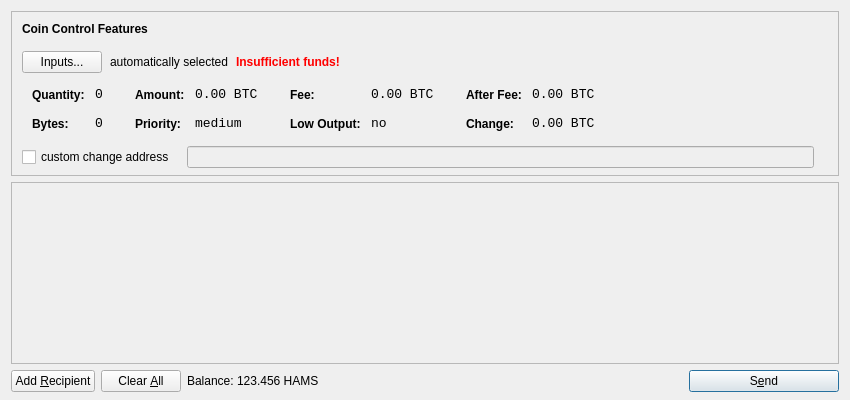
<?xml version="1.0" encoding="UTF-8"?>
<ui version="4.0">
 <class>SendCoinsDialog</class>
 <widget class="QDialog" name="SendCoinsDialog">
  <property name="geometry">
   <rect>
    <x>0</x>
    <y>0</y>
    <width>850</width>
    <height>400</height>
   </rect>
  </property>
  <property name="windowTitle">
   <string>Send Coins</string>
  </property>
  <layout class="QVBoxLayout" name="verticalLayout" stretch="0,1,0">
   <property name="bottomMargin">
    <number>8</number>
   </property>
   <item>
    <widget class="QFrame" name="frameCoinControl">
     <property name="sizePolicy">
      <sizepolicy hsizetype="Expanding" vsizetype="Expanding">
       <horstretch>0</horstretch>
       <verstretch>0</verstretch>
      </sizepolicy>
     </property>
     <property name="maximumSize">
      <size>
       <width>16777215</width>
       <height>16777215</height>
      </size>
     </property>
     <property name="frameShape">
      <enum>QFrame::StyledPanel</enum>
     </property>
     <property name="frameShadow">
      <enum>QFrame::Sunken</enum>
     </property>
     <layout class="QVBoxLayout" name="verticalLayoutCoinControl2">
      <property name="spacing">
       <number>-1</number>
      </property>
      <property name="leftMargin">
       <number>0</number>
      </property>
      <property name="topMargin">
       <number>0</number>
      </property>
      <property name="rightMargin">
       <number>0</number>
      </property>
      <property name="bottomMargin">
       <number>6</number>
      </property>
      <item>
       <layout class="QVBoxLayout" name="verticalLayoutCoinControl" stretch="0,0,0,0,1">
        <property name="spacing">
         <number>0</number>
        </property>
        <property name="leftMargin">
         <number>10</number>
        </property>
        <property name="topMargin">
         <number>10</number>
        </property>
        <item>
         <layout class="QHBoxLayout" name="horizontalLayoutCoinControl1">
          <property name="bottomMargin">
           <number>15</number>
          </property>
          <item>
           <widget class="QLabel" name="labelCoinControlFeatures">
            <property name="sizePolicy">
             <sizepolicy hsizetype="Preferred" vsizetype="Maximum">
              <horstretch>0</horstretch>
              <verstretch>0</verstretch>
             </sizepolicy>
            </property>
            <property name="font">
             <font>
              <weight>75</weight>
              <bold>true</bold>
             </font>
            </property>
            <property name="styleSheet">
             <string notr="true">font-weight:bold;</string>
            </property>
            <property name="text">
             <string>Coin Control Features</string>
            </property>
           </widget>
          </item>
         </layout>
        </item>
        <item>
         <layout class="QHBoxLayout" name="horizontalLayoutCoinControl2" stretch="0,0,0,0">
          <property name="spacing">
           <number>8</number>
          </property>
          <property name="bottomMargin">
           <number>10</number>
          </property>
          <item>
           <widget class="QPushButton" name="pushButtonCoinControl">
            <property name="styleSheet">
             <string notr="true"/>
            </property>
            <property name="text">
             <string>Inputs...</string>
            </property>
           </widget>
          </item>
          <item>
           <widget class="QLabel" name="labelCoinControlAutomaticallySelected">
            <property name="text">
             <string>automatically selected</string>
            </property>
            <property name="margin">
             <number>5</number>
            </property>
           </widget>
          </item>
          <item>
           <widget class="QLabel" name="labelCoinControlInsuffFunds">
            <property name="font">
             <font>
              <weight>75</weight>
              <bold>true</bold>
             </font>
            </property>
            <property name="styleSheet">
             <string notr="true">color:red;font-weight:bold;</string>
            </property>
            <property name="text">
             <string>Insufficient funds!</string>
            </property>
            <property name="margin">
             <number>5</number>
            </property>
           </widget>
          </item>
          <item>
           <spacer name="horizontalSpacerCoinControl">
            <property name="orientation">
             <enum>Qt::Horizontal</enum>
            </property>
            <property name="sizeHint" stdset="0">
             <size>
              <width>40</width>
              <height>1</height>
             </size>
            </property>
           </spacer>
          </item>
         </layout>
        </item>
        <item>
         <widget class="QWidget" name="widgetCoinControl" native="true">
          <property name="sizePolicy">
           <sizepolicy hsizetype="Preferred" vsizetype="Preferred">
            <horstretch>0</horstretch>
            <verstretch>0</verstretch>
           </sizepolicy>
          </property>
          <property name="minimumSize">
           <size>
            <width>0</width>
            <height>0</height>
           </size>
          </property>
          <property name="styleSheet">
           <string notr="true"/>
          </property>
          <layout class="QHBoxLayout" name="horizontalLayoutCoinControl5">
           <property name="margin">
            <number>0</number>
           </property>
           <item>
            <layout class="QHBoxLayout" name="horizontalLayoutCoinControl3" stretch="0,0,0,1">
             <property name="spacing">
              <number>20</number>
             </property>
             <property name="topMargin">
              <number>0</number>
             </property>
             <property name="bottomMargin">
              <number>10</number>
             </property>
             <item>
              <layout class="QFormLayout" name="formLayoutCoinControl1">
               <property name="horizontalSpacing">
                <number>10</number>
               </property>
               <property name="verticalSpacing">
                <number>14</number>
               </property>
               <property name="leftMargin">
                <number>10</number>
               </property>
               <property name="topMargin">
                <number>4</number>
               </property>
               <property name="rightMargin">
                <number>6</number>
               </property>
               <item row="0" column="0">
                <widget class="QLabel" name="labelCoinControlQuantityText">
                 <property name="styleSheet">
                  <string notr="true">font-weight:bold;</string>
                 </property>
                 <property name="text">
                  <string>Quantity:</string>
                 </property>
                 <property name="margin">
                  <number>0</number>
                 </property>
                </widget>
               </item>
               <item row="0" column="1">
                <widget class="QLabel" name="labelCoinControlQuantity">
                 <property name="font">
                  <font>
                   <family>Monospace</family>
                   <pointsize>10</pointsize>
                  </font>
                 </property>
                 <property name="cursor">
                  <cursorShape>IBeamCursor</cursorShape>
                 </property>
                 <property name="contextMenuPolicy">
                  <enum>Qt::ActionsContextMenu</enum>
                 </property>
                 <property name="text">
                  <string notr="true">0</string>
                 </property>
                 <property name="margin">
                  <number>0</number>
                 </property>
                 <property name="textInteractionFlags">
                  <set>Qt::LinksAccessibleByMouse|Qt::TextSelectableByKeyboard|Qt::TextSelectableByMouse</set>
                 </property>
                </widget>
               </item>
               <item row="1" column="0">
                <widget class="QLabel" name="labelCoinControlBytesText">
                 <property name="styleSheet">
                  <string notr="true">font-weight:bold;</string>
                 </property>
                 <property name="text">
                  <string>Bytes:</string>
                 </property>
                </widget>
               </item>
               <item row="1" column="1">
                <widget class="QLabel" name="labelCoinControlBytes">
                 <property name="font">
                  <font>
                   <family>Monospace</family>
                   <pointsize>10</pointsize>
                  </font>
                 </property>
                 <property name="cursor">
                  <cursorShape>IBeamCursor</cursorShape>
                 </property>
                 <property name="contextMenuPolicy">
                  <enum>Qt::ActionsContextMenu</enum>
                 </property>
                 <property name="text">
                  <string notr="true">0</string>
                 </property>
                 <property name="textInteractionFlags">
                  <set>Qt::LinksAccessibleByMouse|Qt::TextSelectableByKeyboard|Qt::TextSelectableByMouse</set>
                 </property>
                </widget>
               </item>
              </layout>
             </item>
             <item>
              <layout class="QFormLayout" name="formLayoutCoinControl2">
               <property name="horizontalSpacing">
                <number>10</number>
               </property>
               <property name="verticalSpacing">
                <number>14</number>
               </property>
               <property name="leftMargin">
                <number>6</number>
               </property>
               <property name="topMargin">
                <number>4</number>
               </property>
               <property name="rightMargin">
                <number>6</number>
               </property>
               <item row="0" column="0">
                <widget class="QLabel" name="labelCoinControlAmountText">
                 <property name="styleSheet">
                  <string notr="true">font-weight:bold;</string>
                 </property>
                 <property name="text">
                  <string>Amount:</string>
                 </property>
                 <property name="margin">
                  <number>0</number>
                 </property>
                </widget>
               </item>
               <item row="0" column="1">
                <widget class="QLabel" name="labelCoinControlAmount">
                 <property name="font">
                  <font>
                   <family>Monospace</family>
                   <pointsize>10</pointsize>
                  </font>
                 </property>
                 <property name="cursor">
                  <cursorShape>IBeamCursor</cursorShape>
                 </property>
                 <property name="contextMenuPolicy">
                  <enum>Qt::ActionsContextMenu</enum>
                 </property>
                 <property name="text">
                  <string notr="true">0.00 BTC</string>
                 </property>
                 <property name="textInteractionFlags">
                  <set>Qt::LinksAccessibleByMouse|Qt::TextSelectableByKeyboard|Qt::TextSelectableByMouse</set>
                 </property>
                </widget>
               </item>
               <item row="1" column="0">
                <widget class="QLabel" name="labelCoinControlPriorityText">
                 <property name="styleSheet">
                  <string notr="true">font-weight:bold;</string>
                 </property>
                 <property name="text">
                  <string>Priority:</string>
                 </property>
                </widget>
               </item>
               <item row="1" column="1">
                <widget class="QLabel" name="labelCoinControlPriority">
                 <property name="font">
                  <font>
                   <family>Monospace</family>
                   <pointsize>10</pointsize>
                  </font>
                 </property>
                 <property name="cursor">
                  <cursorShape>IBeamCursor</cursorShape>
                 </property>
                 <property name="contextMenuPolicy">
                  <enum>Qt::ActionsContextMenu</enum>
                 </property>
                 <property name="text">
                  <string>medium</string>
                 </property>
                 <property name="textInteractionFlags">
                  <set>Qt::LinksAccessibleByMouse|Qt::TextSelectableByKeyboard|Qt::TextSelectableByMouse</set>
                 </property>
                </widget>
               </item>
              </layout>
             </item>
             <item>
              <layout class="QFormLayout" name="formLayoutCoinControl3">
               <property name="horizontalSpacing">
                <number>10</number>
               </property>
               <property name="verticalSpacing">
                <number>14</number>
               </property>
               <property name="leftMargin">
                <number>6</number>
               </property>
               <property name="topMargin">
                <number>4</number>
               </property>
               <property name="rightMargin">
                <number>6</number>
               </property>
               <item row="0" column="0">
                <widget class="QLabel" name="labelCoinControlFeeText">
                 <property name="styleSheet">
                  <string notr="true">font-weight:bold;</string>
                 </property>
                 <property name="text">
                  <string>Fee:</string>
                 </property>
                 <property name="margin">
                  <number>0</number>
                 </property>
                </widget>
               </item>
               <item row="0" column="1">
                <widget class="QLabel" name="labelCoinControlFee">
                 <property name="font">
                  <font>
                   <family>Monospace</family>
                   <pointsize>10</pointsize>
                  </font>
                 </property>
                 <property name="cursor">
                  <cursorShape>IBeamCursor</cursorShape>
                 </property>
                 <property name="contextMenuPolicy">
                  <enum>Qt::ActionsContextMenu</enum>
                 </property>
                 <property name="text">
                  <string notr="true">0.00 BTC</string>
                 </property>
                 <property name="textInteractionFlags">
                  <set>Qt::LinksAccessibleByMouse|Qt::TextSelectableByKeyboard|Qt::TextSelectableByMouse</set>
                 </property>
                </widget>
               </item>
               <item row="1" column="0">
                <widget class="QLabel" name="labelCoinControlLowOutputText">
                 <property name="styleSheet">
                  <string notr="true">font-weight:bold;</string>
                 </property>
                 <property name="text">
                  <string>Low Output:</string>
                 </property>
                </widget>
               </item>
               <item row="1" column="1">
                <widget class="QLabel" name="labelCoinControlLowOutput">
                 <property name="font">
                  <font>
                   <family>Monospace</family>
                   <pointsize>10</pointsize>
                  </font>
                 </property>
                 <property name="cursor">
                  <cursorShape>IBeamCursor</cursorShape>
                 </property>
                 <property name="contextMenuPolicy">
                  <enum>Qt::ActionsContextMenu</enum>
                 </property>
                 <property name="text">
                  <string>no</string>
                 </property>
                 <property name="textInteractionFlags">
                  <set>Qt::LinksAccessibleByMouse|Qt::TextSelectableByKeyboard|Qt::TextSelectableByMouse</set>
                 </property>
                </widget>
               </item>
              </layout>
             </item>
             <item>
              <layout class="QFormLayout" name="formLayoutCoinControl4">
               <property name="horizontalSpacing">
                <number>10</number>
               </property>
               <property name="verticalSpacing">
                <number>14</number>
               </property>
               <property name="leftMargin">
                <number>6</number>
               </property>
               <property name="topMargin">
                <number>4</number>
               </property>
               <property name="rightMargin">
                <number>6</number>
               </property>
               <item row="0" column="0">
                <widget class="QLabel" name="labelCoinControlAfterFeeText">
                 <property name="styleSheet">
                  <string notr="true">font-weight:bold;</string>
                 </property>
                 <property name="text">
                  <string>After Fee:</string>
                 </property>
                 <property name="margin">
                  <number>0</number>
                 </property>
                </widget>
               </item>
               <item row="0" column="1">
                <widget class="QLabel" name="labelCoinControlAfterFee">
                 <property name="font">
                  <font>
                   <family>Monospace</family>
                   <pointsize>10</pointsize>
                  </font>
                 </property>
                 <property name="cursor">
                  <cursorShape>IBeamCursor</cursorShape>
                 </property>
                 <property name="contextMenuPolicy">
                  <enum>Qt::ActionsContextMenu</enum>
                 </property>
                 <property name="text">
                  <string notr="true">0.00 BTC</string>
                 </property>
                 <property name="textInteractionFlags">
                  <set>Qt::LinksAccessibleByMouse|Qt::TextSelectableByKeyboard|Qt::TextSelectableByMouse</set>
                 </property>
                </widget>
               </item>
               <item row="1" column="0">
                <widget class="QLabel" name="labelCoinControlChangeText">
                 <property name="styleSheet">
                  <string notr="true">font-weight:bold;</string>
                 </property>
                 <property name="text">
                  <string>Change:</string>
                 </property>
                </widget>
               </item>
               <item row="1" column="1">
                <widget class="QLabel" name="labelCoinControlChange">
                 <property name="font">
                  <font>
                   <family>Monospace</family>
                   <pointsize>10</pointsize>
                  </font>
                 </property>
                 <property name="cursor">
                  <cursorShape>IBeamCursor</cursorShape>
                 </property>
                 <property name="contextMenuPolicy">
                  <enum>Qt::ActionsContextMenu</enum>
                 </property>
                 <property name="text">
                  <string notr="true">0.00 BTC</string>
                 </property>
                 <property name="textInteractionFlags">
                  <set>Qt::LinksAccessibleByMouse|Qt::TextSelectableByKeyboard|Qt::TextSelectableByMouse</set>
                 </property>
                </widget>
               </item>
              </layout>
             </item>
            </layout>
           </item>
          </layout>
         </widget>
        </item>
        <item>
         <layout class="QHBoxLayout" name="horizontalLayoutCoinControl4" stretch="0,0,0">
          <property name="spacing">
           <number>12</number>
          </property>
          <property name="sizeConstraint">
           <enum>QLayout::SetDefaultConstraint</enum>
          </property>
          <property name="topMargin">
           <number>5</number>
          </property>
          <property name="rightMargin">
           <number>5</number>
          </property>
          <item>
           <widget class="QCheckBox" name="checkBoxCoinControlChange">
            <property name="text">
             <string>custom change address</string>
            </property>
           </widget>
          </item>
          <item>
           <widget class="QLineEdit" name="lineEditCoinControlChange">
            <property name="enabled">
             <bool>false</bool>
            </property>
            <property name="sizePolicy">
             <sizepolicy hsizetype="Expanding" vsizetype="Fixed">
              <horstretch>0</horstretch>
              <verstretch>0</verstretch>
             </sizepolicy>
            </property>
           </widget>
          </item>
          <item>
           <widget class="QLabel" name="labelCoinControlChangeLabel">
            <property name="sizePolicy">
             <sizepolicy hsizetype="Preferred" vsizetype="Expanding">
              <horstretch>0</horstretch>
              <verstretch>0</verstretch>
             </sizepolicy>
            </property>
            <property name="minimumSize">
             <size>
              <width>0</width>
              <height>0</height>
             </size>
            </property>
            <property name="text">
             <string/>
            </property>
            <property name="margin">
             <number>3</number>
            </property>
           </widget>
          </item>
         </layout>
        </item>
        <item>
         <spacer name="verticalSpacerCoinControl">
          <property name="orientation">
           <enum>Qt::Vertical</enum>
          </property>
          <property name="sizeHint" stdset="0">
           <size>
            <width>800</width>
            <height>1</height>
           </size>
          </property>
         </spacer>
        </item>
       </layout>
      </item>
     </layout>
    </widget>
   </item>
   <item>
    <widget class="QScrollArea" name="scrollArea">
     <property name="widgetResizable">
      <bool>true</bool>
     </property>
     <widget class="QWidget" name="scrollAreaWidgetContents">
      <property name="geometry">
       <rect>
        <x>0</x>
        <y>0</y>
        <width>830</width>
        <height>165</height>
       </rect>
      </property>
      <layout class="QVBoxLayout" name="verticalLayout_2">
       <property name="margin">
        <number>0</number>
       </property>
       <item>
        <layout class="QVBoxLayout" name="entries">
         <property name="spacing">
          <number>6</number>
         </property>
        </layout>
       </item>
       <item>
        <spacer name="verticalSpacer">
         <property name="orientation">
          <enum>Qt::Vertical</enum>
         </property>
         <property name="sizeHint" stdset="0">
          <size>
           <width>20</width>
           <height>40</height>
          </size>
         </property>
        </spacer>
       </item>
      </layout>
     </widget>
    </widget>
   </item>
   <item>
    <layout class="QHBoxLayout" name="horizontalLayout">
     <item>
      <widget class="QPushButton" name="addButton">
       <property name="toolTip">
        <string>Send to multiple recipients at once</string>
       </property>
       <property name="text">
        <string>Add &amp;Recipient</string>
       </property>
       <property name="icon">
        <iconset resource="../bitcoin.qrc">
         <normaloff>:/icons/add</normaloff>:/icons/add</iconset>
       </property>
       <property name="autoDefault">
        <bool>false</bool>
       </property>
      </widget>
     </item>
     <item>
      <widget class="QPushButton" name="clearButton">
       <property name="sizePolicy">
        <sizepolicy hsizetype="Minimum" vsizetype="Fixed">
         <horstretch>0</horstretch>
         <verstretch>0</verstretch>
        </sizepolicy>
       </property>
       <property name="toolTip">
        <string>Remove all transaction fields</string>
       </property>
       <property name="text">
        <string>Clear &amp;All</string>
       </property>
       <property name="icon">
        <iconset resource="../bitcoin.qrc">
         <normaloff>:/icons/remove</normaloff>:/icons/remove</iconset>
       </property>
       <property name="autoRepeatDelay">
        <number>300</number>
       </property>
       <property name="autoDefault">
        <bool>false</bool>
       </property>
      </widget>
     </item>
     <item>
      <layout class="QHBoxLayout" name="horizontalLayout_2">
       <property name="spacing">
        <number>3</number>
       </property>
       <item>
        <widget class="QLabel" name="label">
         <property name="text">
          <string>Balance:</string>
         </property>
        </widget>
       </item>
       <item>
        <widget class="QLabel" name="labelBalance">
         <property name="cursor">
          <cursorShape>IBeamCursor</cursorShape>
         </property>
         <property name="text">
          <string>123.456 HAMS</string>
         </property>
         <property name="textInteractionFlags">
          <set>Qt::LinksAccessibleByMouse|Qt::TextSelectableByKeyboard|Qt::TextSelectableByMouse</set>
         </property>
        </widget>
       </item>
      </layout>
     </item>
     <item>
      <spacer name="horizontalSpacer">
       <property name="orientation">
        <enum>Qt::Horizontal</enum>
       </property>
       <property name="sizeHint" stdset="0">
        <size>
         <width>40</width>
         <height>20</height>
        </size>
       </property>
      </spacer>
     </item>
     <item>
      <widget class="QPushButton" name="sendButton">
       <property name="minimumSize">
        <size>
         <width>150</width>
         <height>0</height>
        </size>
       </property>
       <property name="toolTip">
        <string>Confirm the send action</string>
       </property>
       <property name="text">
        <string>S&amp;end</string>
       </property>
       <property name="icon">
        <iconset resource="../bitcoin.qrc">
         <normaloff>:/icons/send</normaloff>:/icons/send</iconset>
       </property>
       <property name="default">
        <bool>true</bool>
       </property>
      </widget>
     </item>
    </layout>
   </item>
  </layout>
 </widget>
 <resources>
  <include location="../bitcoin.qrc"/>
 </resources>
 <connections/>
</ui>
